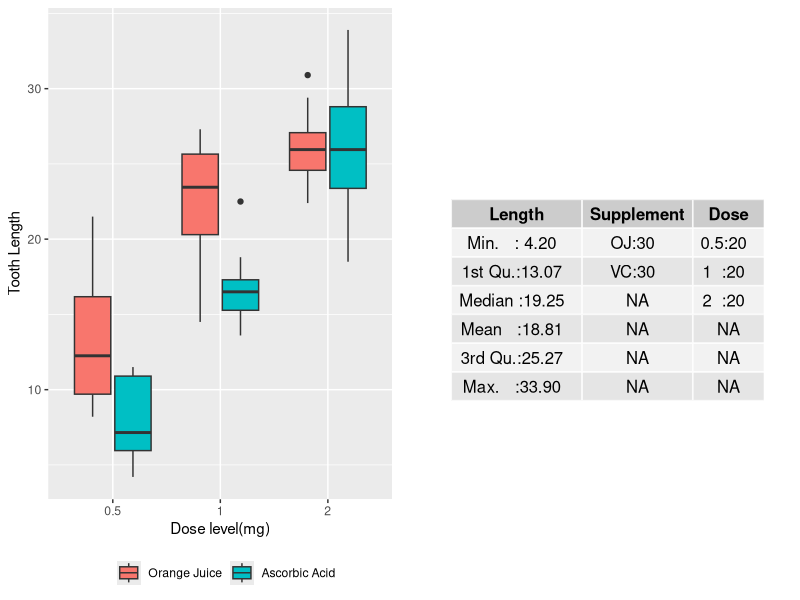
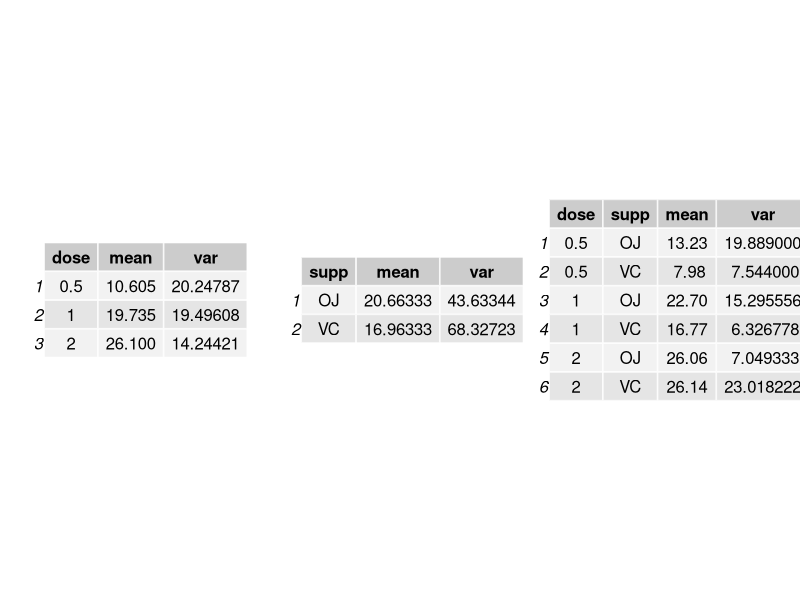

These figures' R source, in order: (Note: this script raises an error after producing the figures.)
## ---- chunk 1
library(ggplot2)
library(reshape2)
library(knitr)
library(dplyr)
library(gridExtra)
## ---- chunk 2
data1 <- ToothGrowth
data1$dose <- as.factor(data1$dose)
## ---- chunk 3
p <- ggplot(data=data1, aes(y=len,x=dose, fill=supp)) + geom_boxplot() 
p <- p + labs(x = "Dose level(mg)", y = "Tooth Length")
p <- p + scale_fill_discrete(name=" ",breaks=c("OJ", "VC"),
                                   labels=c("Orange Juice", "Ascorbic Acid")) 
p <- p +theme(legend.position="bottom")
grid.arrange(p, tableGrob(summary(data1),cols = c("Length", "Supplement", "Dose")), ncol=2)
## ---- chunk 4
datasupp <- group_by(data1, supp) %>% summarise(mean=mean(len), var=var(len))
datadose <- group_by(data1, dose) %>% summarise(mean=mean(len), var=var(len))
data2 <- group_by(data1, dose, supp) %>% summarise(mean=mean(len),var = var(len))
grid.arrange(tableGrob(datadose), tableGrob(datasupp), tableGrob(data2), ncol=3)
## ---- chunk 5
t.test(len ~ supp,data=data1, var.equal = FALSE, paired = FALSE)
## ---- chunk 6
dlong <- melt(data1, id.vars = c("dose"), measure.vars="len")
g1 <- dlong[dlong$dose == "0.5",]$value
g2 <- dlong[dlong$dose == "1",]$value
g3 <- dlong[dlong$dose == "2",]$value
t1 <- t.test(g2, g1,var.equal = FALSE, paired = FALSE)
t2 <- t.test(g3, g1,var.equal = FALSE, paired = FALSE)
t3 <- t.test(g3, g2,var.equal = FALSE, paired = FALSE)
conf_int <- rbind(t1$conf, t2$conf, t3$conf)
p_vals <- rbind(t1$p.value, t2$p.value, t3$p.value)
t_stat <- rbind(t1$statistic, t2$statistic,t3$statistic)
labels <-c("1mg vs. 0.5mg", "2mg vs. 0.5mg", "2mg vs 1mg")
results1 <- data.frame(labels, conf_int, p_vals, t_stat)
colnames(results1) <- c("Comparison", "95% CI", "95% CI", "p", "t")
kable(results1, digits = 3)
## ---- chunk 7
meandiff <- c(mean(g3)-mean(g2), mean(g3)-mean(g1), mean(g2-g1))
vars1 <- c(var(g1), var(g2), var(g3))
sd1 <- sqrt(vars1)
rbind(meandiff, sd1)
power.t.test(n=10, type = "two.sample", alternative = "two.sided", sig.level = 0.01, sd=4.5, delta=6.4)$power
